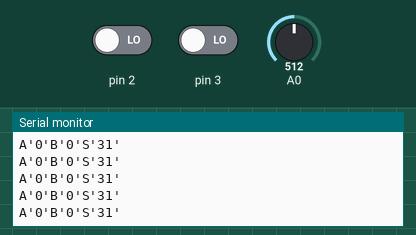
The sketch below on a simulated Arduino Uno, built with avr-gcc and run on an emulated ATmega328P. Parts: the last lines printed to the serial monitor. Inputs (shaded band) come from the test bench; at power-on: A0 = 512, pin 2 LOW, pin 3 LOW.

Above: at 1.2 s.
1.3 s: A0 set to 524
At 2.3 s:
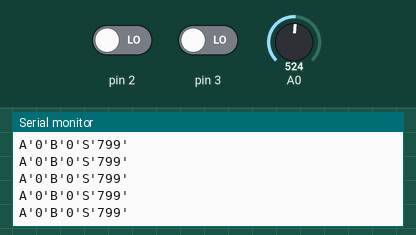
5.8 s: A0 set to 681
At 6.3 s:
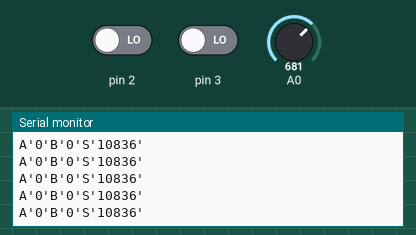
8.8 s: A0 set to 652
At 9.3 s:
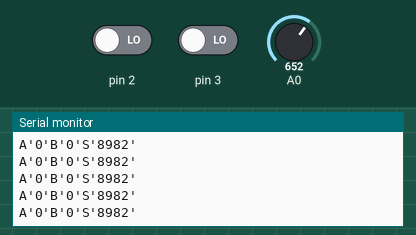
Timing chart, 0 to 11.8 s (numbered marks = the images above; inputs shaded):
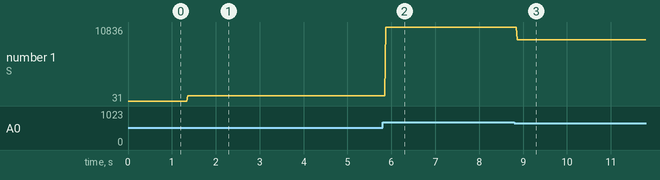

Measured:
- after the input at 1.3 s, the serial monitor: prints a new line after 0.06 s (image 1)
- after the input at 5.8 s, the serial monitor: prints a new line after 0.07 s (image 2)
- after the input at 8.8 s, the serial monitor: prints a new line after 0.06 s (image 3)
- plotted number 1: 31 → 799 after the input at 1.3 s, 799 → 10836 after the input at 5.8 s, 10836 → 8982 after the input at 8.8 s

The sketch:

controller.ino
```cpp
void setup(){
  Serial.begin(9600);
  pinMode(2, INPUT);
  pinMode(3, INPUT);
  pinMode(A0, INPUT);
}

void loop(){
  Serial.print("A'");
  Serial.print(digitalRead(2));
  Serial.print("'B'");
  Serial.print(digitalRead(3));
  Serial.print("'S'");
  Serial.print(map(analogRead(A0), 0, 1023, -32700, 32700));
  Serial.println("'");
  delay(1);
}
```
